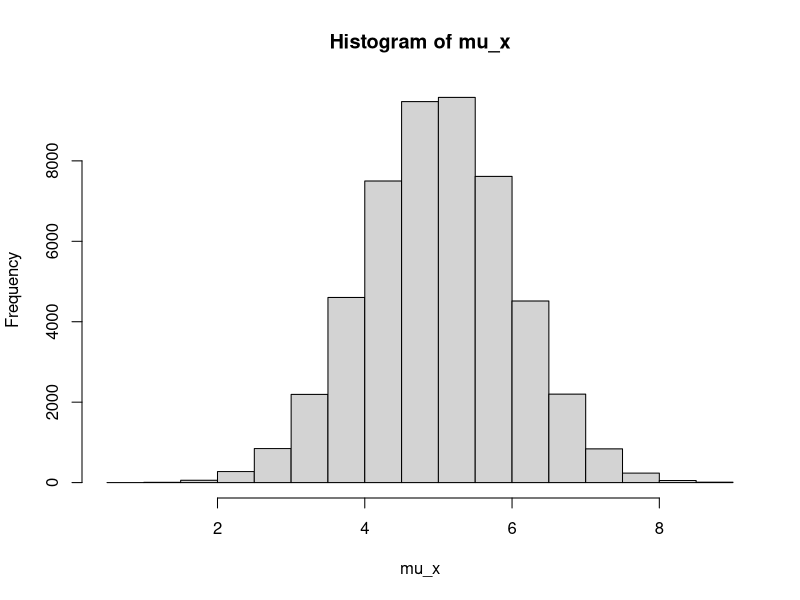
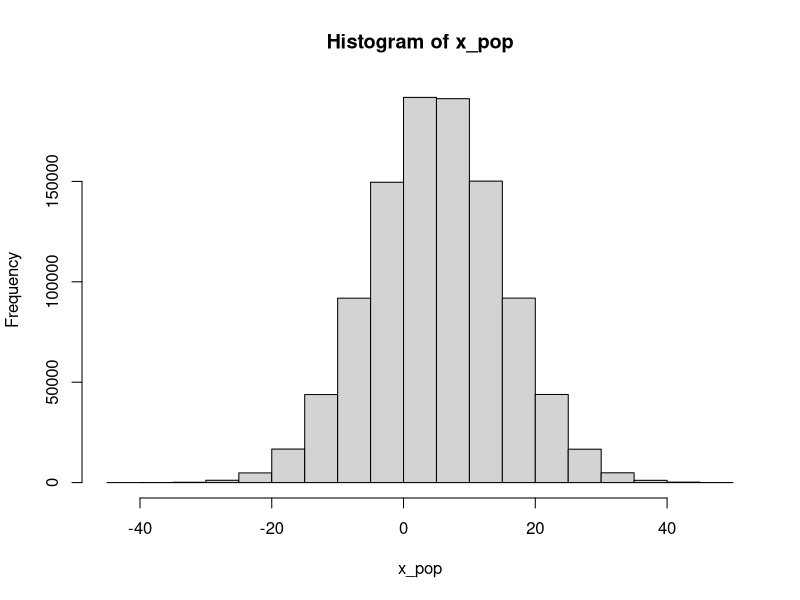
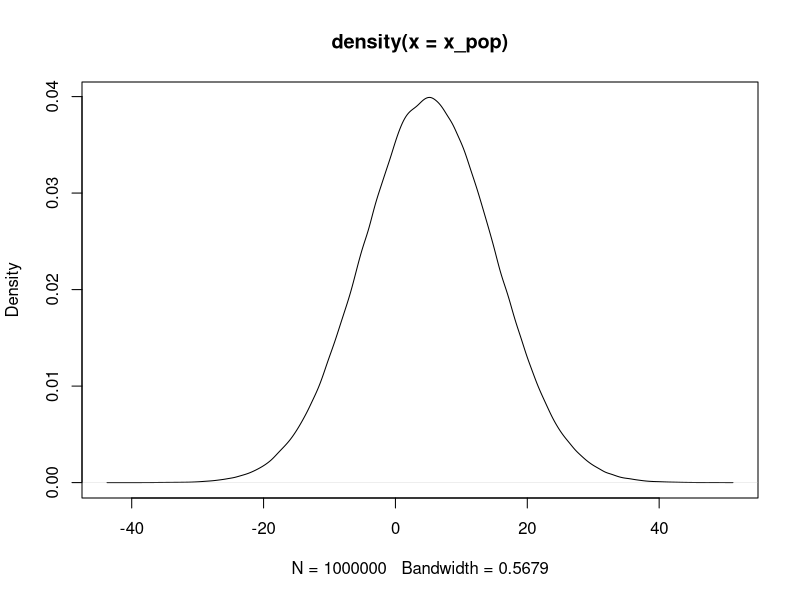
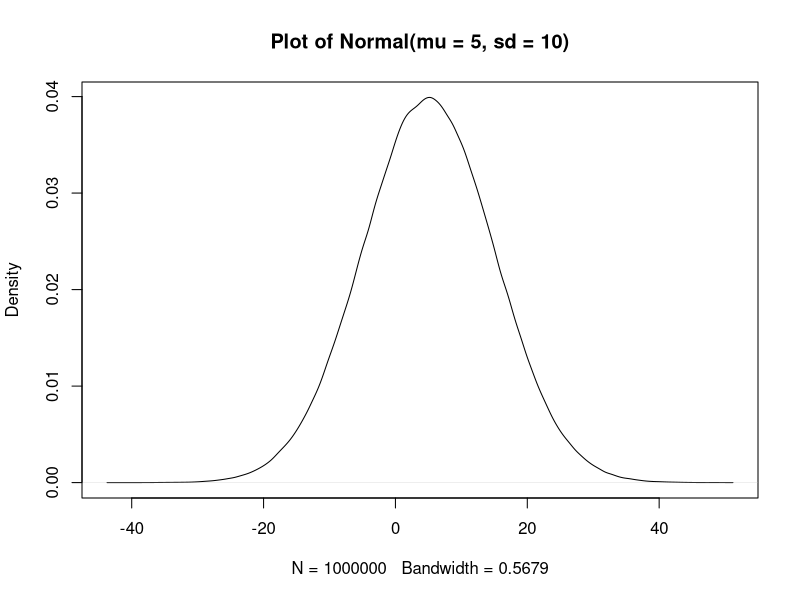
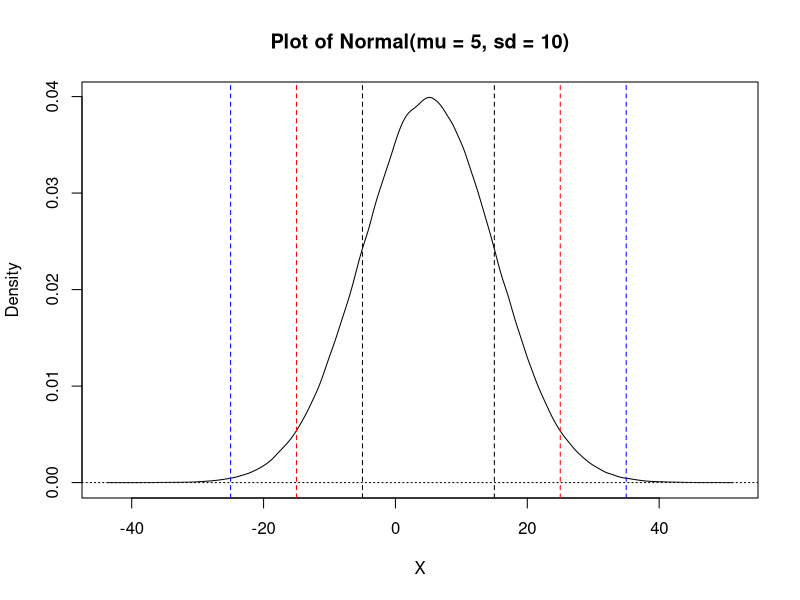
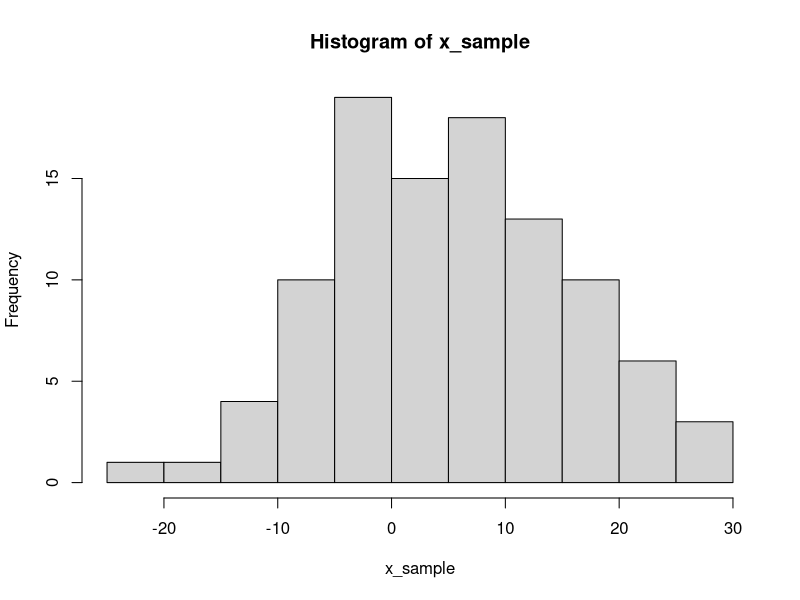
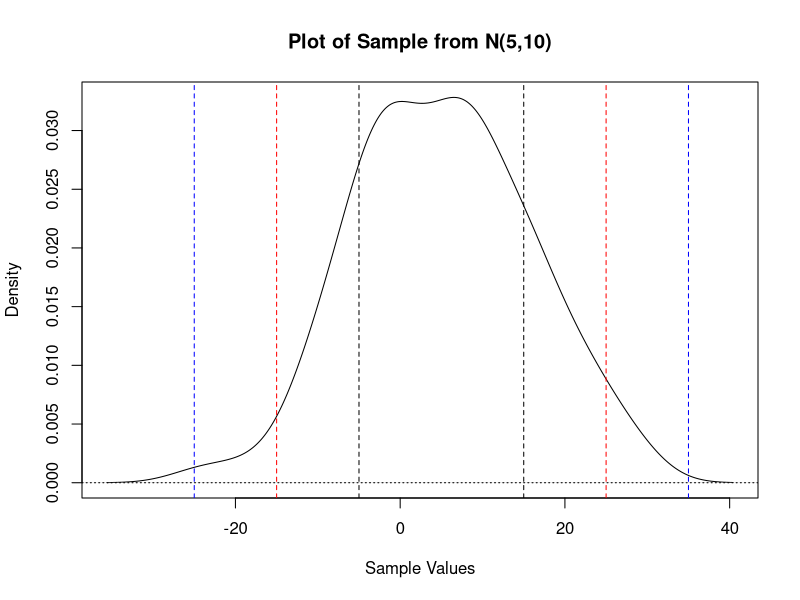
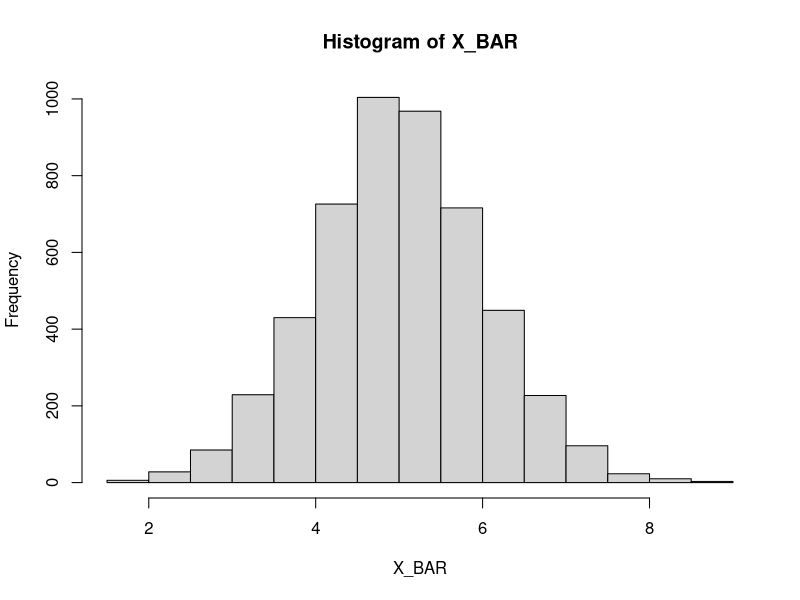

These charts were generated, in order, by the following R code:
## ----------------- ##
## MSBC 5030         ##
## Class 4 Code      ##
## ----------------- ##

## Illustrate the purpose of a for loop ##

## Want to compute the mean of a bunch of independently drawn samples
## Let's do "a bunch == 3"

set.seed(209)
mu_x = c(NA, NA,NA)   ## This is "preallocating" a vector ##

x = rnorm(100, mean= 5, sd= 10)
mu_x[1] = mean(x)

mu_x  ## display what happened
## [1] 5.977297       NA       NA

x <- rnorm(100, mean=5, sd = 10)
mu_x[2] <- mean(x)
x <- rnorm(100, mean=5, sd = 10)
mu_x[3] <- mean(x)

mu_x  ## display what happened
## [1] 5.977297 5.592956       4.605644

## The above situation is messy   ##
## because much of the code is    ##
## redundant                      ##

## instead, use a for loop

set.seed(209)
mu_x_for = c(NA, NA, NA)
for(i in 1:3){   ## tells R to do what is in brackets for i=1, i=2, i=3, and you can use i in here too.
  x <- rnorm(100, mean=5, sd= 10)
  mu_x_for[i] <- mean(x)
}

## Does the same thing ##
mu_x
mu_x_for

## The advantage kicks in when calculating *many* things ##

## Let's Compute the mean of 500 samples ##

set.seed(209)
mu_x = rep(NA, 50000)   ## Repeats NA 500 times.  I do this to have a place to store the calculated means in the for loop.
for(i in 1:50000){
  x <- rnorm(100, mean=5, sd= 10)
  mu_x[i] <- mean(x)
  i
}

mu_x  ## note: There is minimal work to go from 3 calculations to 500 calculations

hist(mu_x)
## ------------------- ##
## Conceptual Exercise ##
## ------------------- ##

## What does the population distribution look like?
## Case of Normal(5, 10)
## Take a really big sample (one million obs) to approximate the true distribution ##

x_pop <- rnorm(1000000, mean=5, sd = 10)  ## A cheat to get a "population like" object
hist(x_pop)             ## Histogram
plot(density(x_pop))    ## Density Plot
plot(density(x_pop), main = "Plot of Normal(mu = 5, sd = 10)")    ## Give a custom title
plot(density(x_pop), main = "Plot of Normal(mu = 5, sd = 10)", xlab = "X")    ## Relabel the axis

## note: Line 72 is completely self contained, don't need 68 and 69, just showing what each option does

## Normal, so 68, 95, 99.7 Rule
abline(h=0, lty="dotted")  ## Give a gridline

abline(v=-5, lty="dashed")    ## one sd away
abline(v=15, lty="dashed")

abline(v=-15, col = "red", lty="dashed")   ## two sd away
abline(v=25, col="red", lty="dashed")

abline(v=-25, col = "blue", lty="dashed")   ## three sd away
abline(v=35, col="blue", lty="dashed")


## Can "compute" the 68-95-99.7 Rule, too ##
mean(x_pop > -5 & x_pop < 15)  
mean(x_pop > -15 & x_pop < 25) 
mean(x_pop > -25 & x_pop < 35)  


## Instead of describing the population, let's compute a sample ##
set.seed(2009)
x_sample = sample(x_pop, size = 100, replace=TRUE)
hist(x_sample)
plot(density(x_sample), main="Plot of Sample from N(5,10)", xlab = "Sample Values")

## Let's overlay the 68-95-99.7 Rule from the population ##

abline(h=0, lty="dotted")  ## Give a gridline

abline(v=-5, lty="dashed")    ## one sd away
abline(v=15, lty="dashed")

abline(v=-15, col = "red", lty="dashed")   ## two sd away
abline(v=25, col="red", lty="dashed")

abline(v=-25, col = "blue", lty="dashed")   ## three sd away
abline(v=35, col="blue", lty="dashed")

## Let's calculate the 68-95-99.7 Rule ##

mean(x_sample > -5 & x_sample < 15)  ## 68  is about 57... kinda
mean(x_sample > -15 & x_sample < 25)  ## 95 is about 94
mean(x_sample > -25 & x_sample < 35)  ## 99.7 is about 99

## Point: The sample is not exact, but it is pretty close

mean(x_sample)  ## The population mean is 5

## What if I took another sample?
x_sample = sample(x_pop, size = 100, replace=TRUE)
mean(x_sample)   ## Still not 5... but different.  Sampling variability.


## What if I took 5000 samples, and stored the mean of each sample?
set.seed(2009)
X_BAR = rep(NA, 5000)

for(i in 1:5000){
  x_sample = sample(x_pop, size = 100, replace=TRUE)
  X_BAR[i] = mean(x_sample)   
}

head(X_BAR) ## Note: Because of set seed, the first two samples are the same
            ##       as before, but there are 4998 additional samples.  Each is different.

## In repeated samples, calculated statistics have a distribution ##

hist(X_BAR)
plot(density(X_BAR))

## Average of the sample means is the population mean
mean(x_pop)
mean(X_BAR)

## Standard deviation of the sample means is smaller than the population sd
sd(X_BAR)
sd(x_pop)

## Standard deviation of the sample means is called the standard error ##
sd(x_pop)/sqrt(100)   # Need to divided pop sd by square root of the sample size to get std err.
sd(X_BAR)

## Note: We could have done the above by sampling 100 observations from a N(5,10) using 
##       rnorm(100, mean = 5, sd = 10) rather than sampling from an approximate population
##       but I wanted to show that sample and rnorm both do sampling.

X_BAR = rep(NA, 5000)

for(i in 1:5000){
  x_sample = rnorm(100, mean = 5, sd = 10)
  X_BAR[i] = mean(x_sample)   
}

plot(density(X_BAR))

## Average of the sample means is the population mean
mean(x_pop)
mean(X_BAR)

## Standard deviation of the sample means is smaller than the population sd
sd(X_BAR)
sd(x_pop)

## Standard deviation of the sample means is called the standard error ##
sd(x_pop)/sqrt(100)   # Need to divided pop sd by square root of the sample size to get std err.
sd(X_BAR)


## What happens when the sample size goes up? ##
set.seed(200898388)
sample_size = c(10, 50, 100, 3000)
par(mfrow=c(3,2))

for(samp in sample_size){
  X_BAR = rep(NA, 5000)

  for(i in 1:5000){
    x_sample = rnorm(samp, mean = 5, sd = 10)
    X_BAR[i] = mean(x_sample)   
  }

  plot(density(X_BAR), main=paste("Distribution of X-bar for N = ", samp), xlim=c(0,10), xlab = "X_bar")
  cat(mean(X_BAR), "\n")
}

par(mfrow=c(1,1))

## What happens when we change the shape of the distribution? ##
## Consider a uniform population
set.seed(299288928)
x_pop_unif = runif(1000000, -10, 10)
plot(density(x_pop_unif), main="Uniform Population Distribution", sub = "Approximate Distribution", xlab = "X")

  X_BAR = rep(NA, 5000)
  
  for(i in 1:5000){
    x_sample = runif(100, -10, 10)
    X_BAR[i] = mean(x_sample)   
  }
  
  plot(density(X_BAR), main=paste("Distribution of X-bar for Uniform RV"), xlab = "X_bar")


## What happens when we increase the sample size? ##

set.seed(20088388)
sample_size = c(1, 2, 3, 5, 10, 50, 100, 500, 1000)
par(mfrow=c(3,3))
for(samp in sample_size){
  X_BAR = rep(NA, 5000)
  
  for(i in 1:5000){
    x_sample = runif(samp, -10,  10)
    X_BAR[i] = mean(x_sample)   
  }
  
  plot(density(X_BAR), main=paste("Distribution of X-bar for N = ", samp), xlab = "X_bar")
  cat(mean(X_BAR), "\n")
}


## What happens when we change the shape of the distribution? ##
## Consider a binomial population
set.seed(299288928)
x_pop_binom = rbinom(1000000, 100, 0.02)
par(mfrow=c(1,1))
hist((x_pop_binom), main="Binomial Population Distribution", sub = "Approximate Distribution", xlab = "X")

## Because it is discrete, need hist() rather than plot(density)
## Note: both discrete and right skewed.

X_BAR = rep(NA, 5000)

for(i in 1:5000){
  x_sample = rbinom(100, 100, 0.02)
  X_BAR[i] = mean(x_sample)   
}

plot(density(X_BAR), main=paste("Distribution of X-bar for Binomial RV"), xlab = "X_bar")


## What happens when we increase the sample size? ##

set.seed(20088388)
sample_size = c(1, 2, 3, 5, 10, 50, 100, 500, 1000)
par(mfrow=c(3,3))
for(samp in sample_size){
  X_BAR = rep(NA, 5000)
  
  for(i in 1:5000){
    x_sample = rbinom(samp, 100, 0.02)
    X_BAR[i] = mean(x_sample)   
  }
  
  plot(density(X_BAR), main=paste("Distribution of X-bar for N = ", samp), xlab = "X_bar")
  cat(mean(X_BAR), "\n")
}
